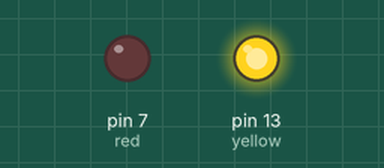
Bench run of a sketch on a simulated Arduino Uno, built with avr-gcc and run on an emulated ATmega328P. Parts: output pins drawn as LEDs (lit = HIGH).

Above: at 0.5 s.
At 5.0 s:
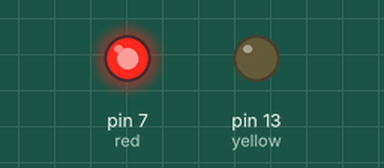
Timing chart, 0 to 6.9 s (numbered marks = the images above):
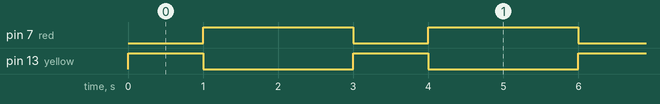

Measured:
- by itself, pin 7 (red): alternates HIGH for 2.0 s and LOW for 1.0 s
- by itself, pin 13 (yellow): alternates HIGH for 1.0 s and LOW for 2.0 s

The sketch:

sketch_jun30a.ino
```cpp
int yellow = 13;
int red = 7;
int miliseconds = 1000;

void setup() {
  // put your setup code here, to run once:
  pinMode(yellow,OUTPUT);
  pinMode(red,OUTPUT);

}

void loop() {
  // put your main code here, to run repeatedly:
  digitalWrite(yellow, HIGH);
  digitalWrite(red, LOW);
  delay(miliseconds);
  digitalWrite(yellow, LOW);
  digitalWrite(red, HIGH);
  delay(miliseconds * 2);
}
```
